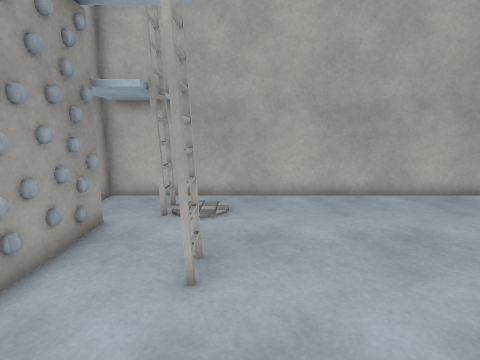
View 1 (above)

13 first-person views from a walk through a 3-D level made in the Unity game engine. The camera is 1.4 m above the floor, tilts 10° down and sees 80° across. The floor is counted in squares, 0.5 m on a side. Each view is taken from the middle of a square. On the plan, view 1 faces up. The plan holds only what a view shows up to about 20 squares ahead; the rest is blank. The player character is not drawn. Some surface patterns are stand-ins.

View 2
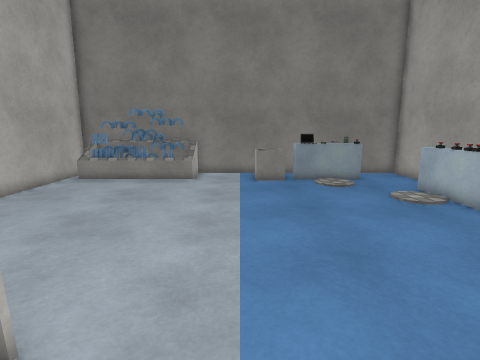

View 3
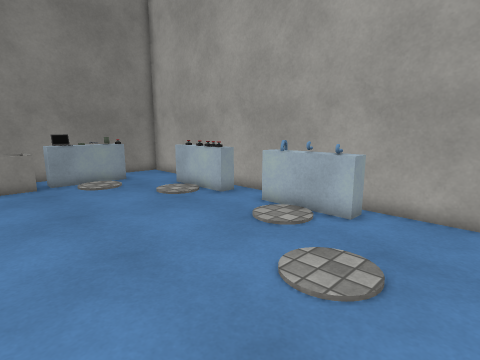

View 4
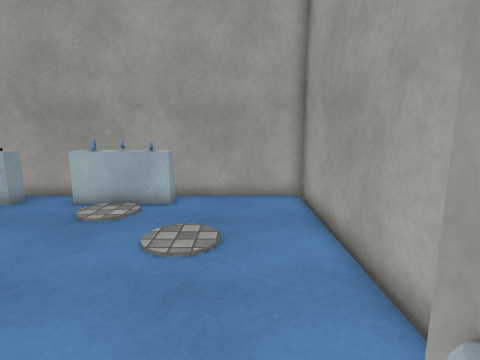

View 5
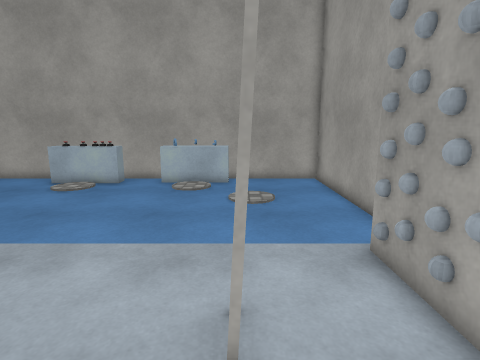

View 6
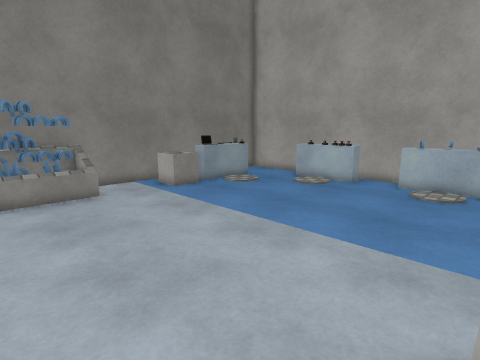

View 7
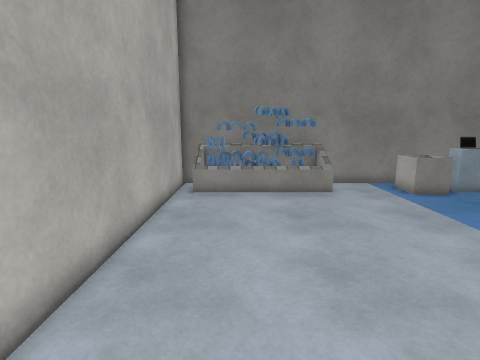

View 8
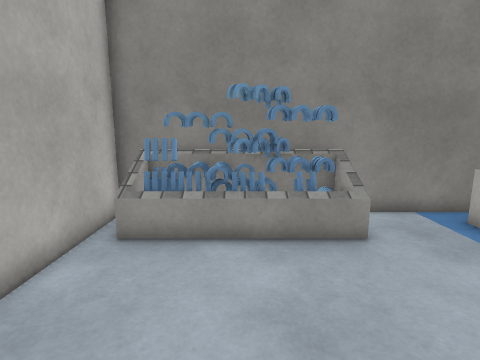

View 9
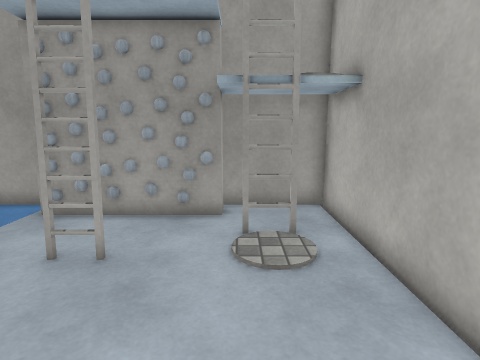

View 10
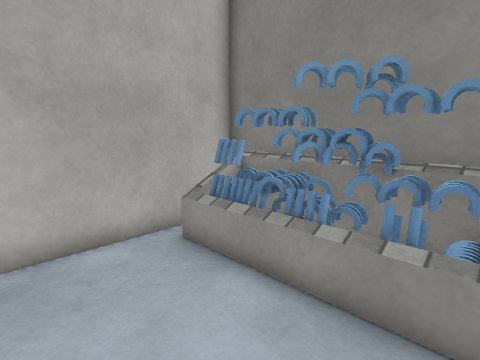

View 11
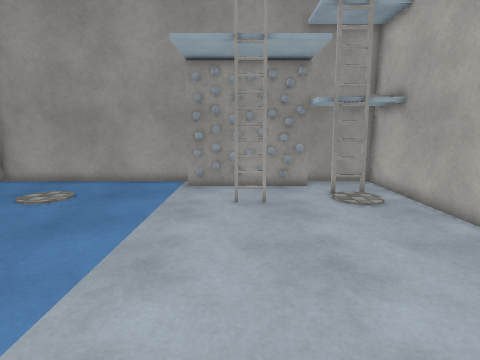

View 12
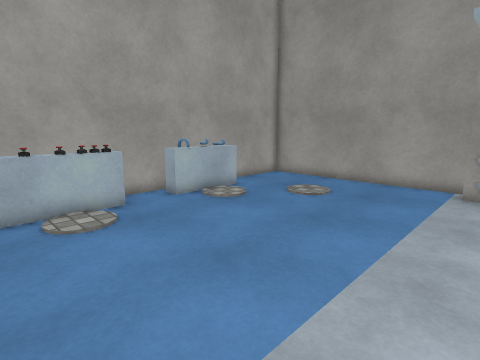

View 13
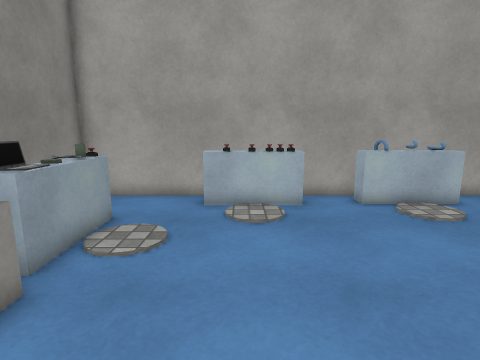

### Floor plan
Key: @ floor where view 1 was taken; # wall or solid block; . floor; = window, fence, low wall or low ledge; ^ raised ledge; O other object.
Columns run from 6 left of view 1 to 15 right of it. Each row starts with its distance up from view 1.
 12  #####################
 11  #................OOO#
 10 # .O..............OOO#
  9 # .O..............OOO#
  8 #OO...............OOO#
  7   O...............OOO#
  6   O..O............OOO#
  5   O..O............OOO#
  4   O................. #
  3   O................. #
  2 #O..................#
  1 #.................OO#
  0 #.....@...........OO#
 -1 #.................###
 -2 #.................##
 -3 #.................#
 -4 #.................##
 -5 #.................###
 -6 #.....    ..====....#
 -7 #.....OO^^..#O^^....#
 -8 #####################

Where each view was taken, in squares from view 1:
view 1: 0 up, 0 right, facing up
view 2: 2 up, 4 left, facing right
view 3: 2 up, 4 left, facing down-right
view 4: 4 up, 3 left, facing down
view 5: 9 up, 1 left, facing down
view 6: 9 up, 1 left, facing down-right
view 7: 9 up, 1 left, facing right
view 8: 8 up, 5 right, facing right
view 9: 9 up, 5 right, facing left
view 10: 5 up, 8 right, facing up-right
view 11: 5 up, 10 right, facing left
view 12: 4 up, 10 right, facing down-left
view 13: 4 up, 8 right, facing down
